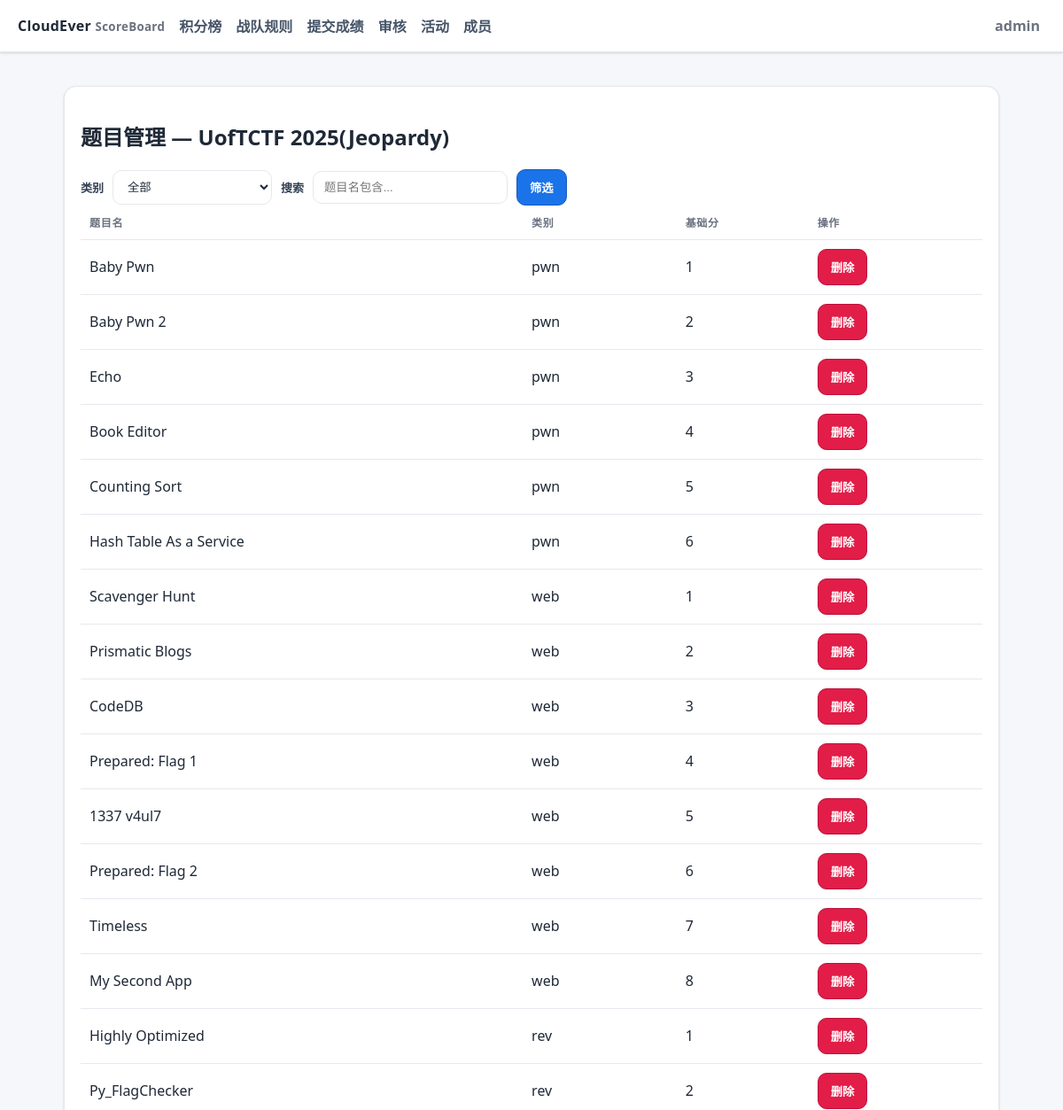
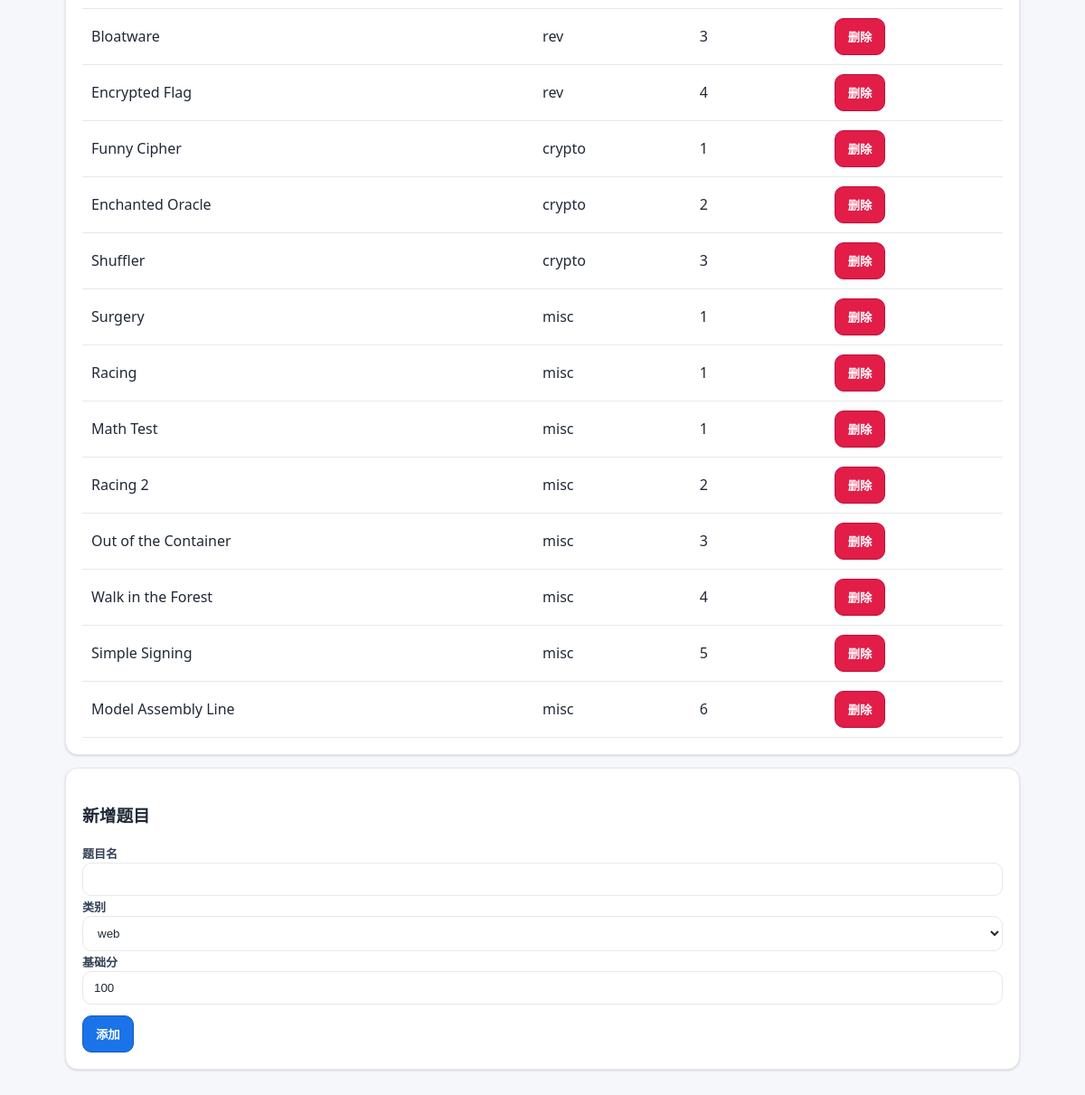
The app's page /admin/events/1/challenges (signed in) with its own data (2 pictures, top to bottom).
### ceboard/models.py (models this page shows)
class User(Base):
    __tablename__ = "users"
    id = Column(Integer, primary_key=True)
    username = Column(String, unique=True, nullable=False)
    password_hash = Column(String, nullable=False)
    role = Column(String, default="member")  # 'admin' or 'member'
    team_type = Column(String, default="sub")  # 'main' or 'sub'
    is_active = Column(Boolean, default=True)
    avatar_filename = Column(String, nullable=True)
    submissions = relationship("Submission", back_populates="user")

class Event(Base):
    __tablename__ = "events"
    id = Column(Integer, primary_key=True)
    name = Column(String, nullable=False)
    start_time = Column(DateTime(timezone=True))
    end_time = Column(DateTime(timezone=True))
    weight = Column(Float, default=1.0)
    is_reproduction = Column(Boolean, default=False)
    is_active = Column(Boolean, default=True)
    challenges = relationship("Challenge", back_populates="event", cascade="all,delete")
    submissions = relationship("Submission", back_populates="event")

class Challenge(Base):
    __tablename__ = "challenges"
    id = Column(Integer, primary_key=True)
    event_id = Column(Integer, ForeignKey("events.id"), nullable=False)
    name = Column(String, nullable=False)
    category = Column(String, default="misc")
    base_score = Column(Integer, default=100)
    event = relationship("Event", back_populates="challenges")

### ceboard/routers/admin.py (the view)
@router.get("/admin/events/{event_id}/challenges", response_class=HTMLResponse)
def admin_event_challenges(event_id: int, request: Request, db = Depends(get_db), current_user = Depends(get_current_user)):
    require_admin(current_user)
    event = db.get(Event, event_id)
    if not event:
        raise HTTPException(404, "活动不存在")
    q = (request.query_params.get("q") or "").strip()
    cat = request.query_params.get("cat") or ""
    ch_q = db.query(Challenge).filter(Challenge.event_id == event_id)
    if cat:
        ch_q = ch_q.filter(Challenge.category == cat)
    if q:
        ch_q = ch_q.filter(Challenge.name.contains(q))
    challenges = ch_q.all()
    return render_template("admin_challenges.html", title="题目管理", current_user=current_user, event=event, challenges=challenges, categories=CATEGORIES, msg=request.query_params.get("msg"), q=q, cat=cat)

### templates/admin_challenges.html (shortened to what this page needs)
{% extends 'base.html' %}
{% block content %}
<div class="card">
  <h2>题目管理 — {{ event.name }}</h2>
  <form class="row" method="get" action="/admin/events/{{ event.id }}/challenges">
    <label>类别</label>
    <select name="cat" style="max-width:180px">
      <option value="">全部</option>
    </select>
    <label>搜索</label>
    <input name="q" value="{{ q or '' }}" placeholder="题目名包含..." style="max-width:220px" />
    <button class="btn" type="submit">筛选</button>
  </form>
  <table>
    <thead><tr><th>题目名</th><th>类别</th><th>基础分</th><th>操作</th></tr></thead>
    <tbody>
    {% for ch in challenges %}
      <tr>
        <td>{{ ch.name }}</td>
        <td>{{ ch.category }}</td>
        <td>{{ ch.base_score }}</td>
        <td>
          <form method="post" action="/admin/events/{{ event.id }}/challenges/{{ ch.id }}/delete" style="display:inline" onsubmit="return confirm('确定删除【{{ ch.name }}】？此操作不可恢复');">
            <button class="btn warn" type="submit">删除</button>
          </form>
        </td>
      </tr>
    {% else %}
      <tr><td colspan="4" class="muted">暂无题目</td></tr>
    {% endfor %}
    </tbody>
  </table>
</div>
<div class="card">
  <h3>新增题目</h3>
  <form method="post" action="/admin/events/{{ event.id }}/challenges/add">
    <label>题目名</label>
    <input name="name" required />
    <label>类别</label>
    <select name="category">
      {% for c in categories %}<option>{{ c }}</option>{% endfor %}
    </select>
    <label>基础分</label>
    <input name="base_score" value="100" />
    <div style="margin-top:12px"><button class="btn" type="submit">添加</button></div>
  </form>
</div>
{% endblock %}

### templates/base.html (shortened to what this page needs)
<!doctype html>
<html lang="zh-CN">
<head>
</head>
<body>
  <header>
    <div class="brand">CloudEver <small>ScoreBoard</small></div>
    <div class="nav">
  <a href="/">积分榜</a>
      <a href="/rules">战队规则</a>
      <a href="/submit">提交成绩</a>
      {% if current_user and current_user.role == 'admin' %}
        <a href="/admin/review">审核</a>
        <a href="/admin/events">活动</a>
        <a href="/admin/users">成员</a>
      {% endif %}
    </div>
    <div style="margin-left:auto">
      {% if current_user %}
        <div class="user-menu" id="userMenu">
          <div class="user-trigger" id="userTrigger">
            <span class="muted" style="font-weight:600">{{ current_user.username }}</span>
          </div>
        </div>
      {% else %}
        <a class="btn secondary" href="/auth/login">登录</a>
        <a class="btn" style="margin-left:8px" href="/auth/register">注册</a>
      {% endif %}
    </div>
  </header>
  <div class="wrap">
    {% block content %}{% endblock %}
  </div>
</body>
</html>

### templates/base.html (style rules this page uses)
:root { --bg:#f6f7fb; --surface:#ffffff; --border:#e7e8ee; --text:#1f2937; --muted:#6b7280; --accent:#1a73e8; --accent-2:#185abc; --success:#16a34a; --warn:#e11d48; --shadow:0 1px 2px rgba(16,24,40,.06), 0 1px 3px rgba(16,24,40,.1); }
* { box-sizing:border-box }
html,body { height:100% }
body { font-family: ui-sans-serif, system-ui, -apple-system, Segoe UI, Roboto, 'Noto Sans SC', Arial; margin:0; color:var(--text); background:var(--bg); }
header { position:sticky; top:0; z-index:10; display:flex; align-items:center; gap:16px; padding:12px 20px; background:var(--surface); border-bottom:1px solid var(--border); box-shadow: var(--shadow); }
.brand { font-weight:800; letter-spacing:.3px }
.brand small { color:var(--muted); font-weight:600 }
.nav a { margin-right:12px; color:#475569; text-decoration:none; font-weight:600; padding:8px 0 }
.wrap { max-width:1100px; margin:0 auto; padding:24px 22px }
.card { position:relative; margin:14px 0; padding:18px 18px; background:var(--surface); border:1px solid var(--border); border-radius:14px; box-shadow: var(--shadow); }
.row { display:flex; gap:10px; align-items:center; flex-wrap:wrap }
.muted { color:var(--muted) }
a { color:var(--accent); text-decoration:none }
.btn { display:inline-flex; align-items:center; justify-content:center; gap:8px; background:var(--accent); color:#fff; font-weight:700; border:1px solid var(--accent-2); padding:10px 14px; border-radius:10px; cursor:pointer }
.btn.warn { background:var(--warn); color:#fff; border-color:#be123c }
input,select,textarea { width:100%; padding:10px 12px; border-radius:10px; border:1px solid var(--border); background:#fff; color:var(--text) }
label { font-weight:700; font-size:13px; color:#334155 }
table { width:100%; border-collapse:separate; border-spacing:0; background:#fff }
thead th { font-size:12px; text-transform:uppercase; letter-spacing:.06em; color:#6b7280 }
th,td { padding:10px 10px; border-bottom:1px solid var(--border); text-align:left }
.user-menu { position:relative }
.user-trigger { display:flex; align-items:center; gap:8px; padding:6px; border-radius:999px; cursor:pointer }

### records on screen
User: username "admin"
Event: name "UofTCTF 2025(Jeopardy)"
Challenge: name "Baby Pwn", category "pwn", base_score "1"
Challenge: name "Baby Pwn 2", category "pwn", base_score "2"
Challenge: name "Echo", category "pwn", base_score "3"
Challenge: name "Book Editor", category "pwn", base_score "4"
Challenge: name "Counting Sort", category "pwn", base_score "5"
Challenge: name "Hash Table As a Service", category "pwn", base_score "6"
Challenge: name "Scavenger Hunt", category "web", base_score "1"
Challenge: name "Prismatic Blogs", category "web", base_score "2"
Challenge: name "CodeDB", category "web", base_score "3"
Challenge: name "Prepared: Flag 1", category "web", base_score "4"
Challenge: name "1337 v4ul7", category "web", base_score "5"
Challenge: name "Prepared: Flag 2", category "web", base_score "6"
Challenge: name "Timeless", category "web", base_score "7"
Challenge: name "My Second App", category "web", base_score "8"
Challenge: name "Highly Optimized", category "rev", base_score "1"
Challenge: name "Py_FlagChecker", category "rev", base_score "2"
Challenge: name "Bloatware", category "rev", base_score "3"
Challenge: name "Encrypted Flag", category "rev", base_score "4"
Challenge: name "Funny Cipher", category "crypto", base_score "1"
Challenge: name "Enchanted Oracle", category "crypto", base_score "2"
Challenge: name "Shuffler", category "crypto", base_score "3"
Challenge: name "Surgery", category "misc", base_score "1"
Challenge: name "Racing", category "misc", base_score "1"
Challenge: name "Math Test", category "misc", base_score "1"
Challenge: name "Racing 2", category "misc", base_score "2"
Challenge: name "Out of the Container", category "misc", base_score "3"
Challenge: name "Walk in the Forest", category "misc", base_score "4"
Challenge: name "Simple Signing", category "misc", base_score "5"
Challenge: name "Model Assembly Line", category "misc", base_score "6"

### other values on screen
form field category "web"
